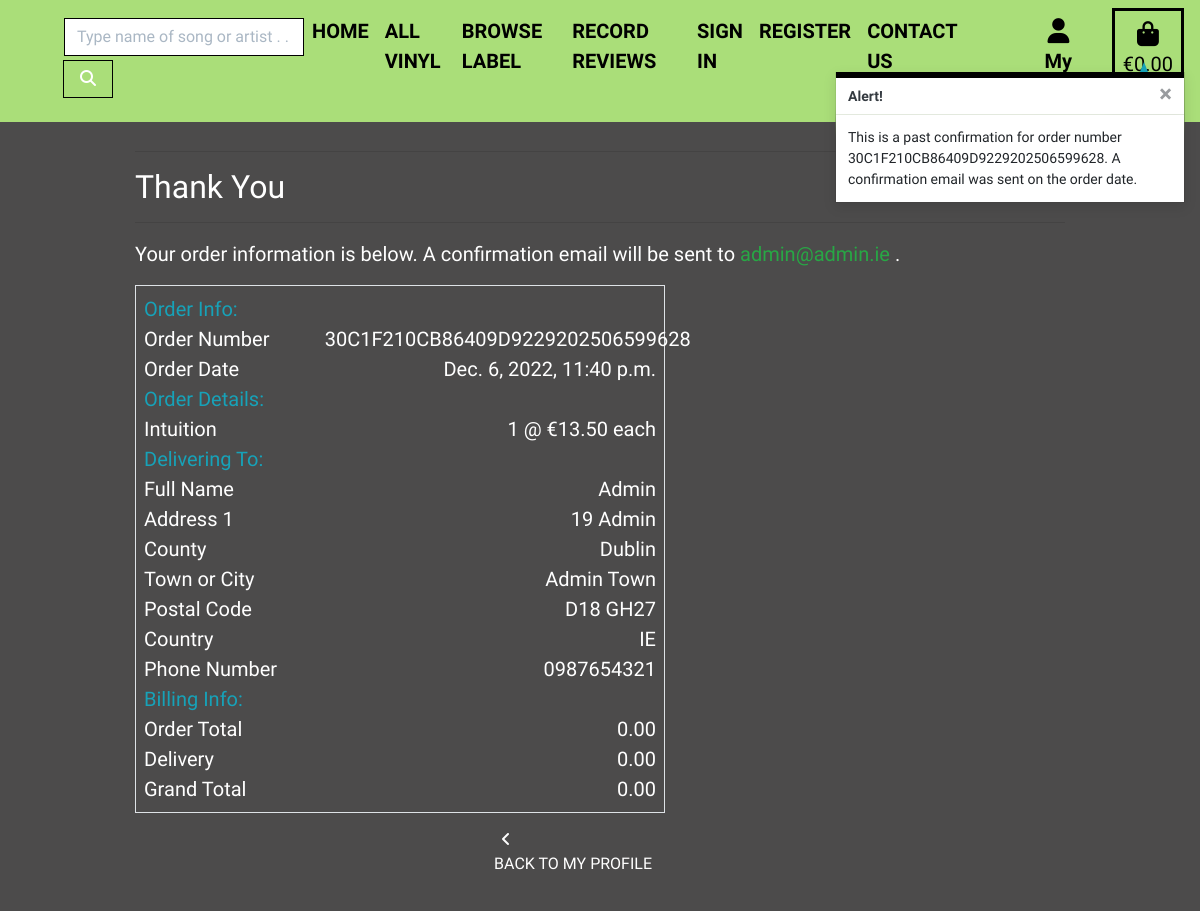
Page /profile/order_history/30C1F210CB86409D9229202506599628 on the earlier database version.
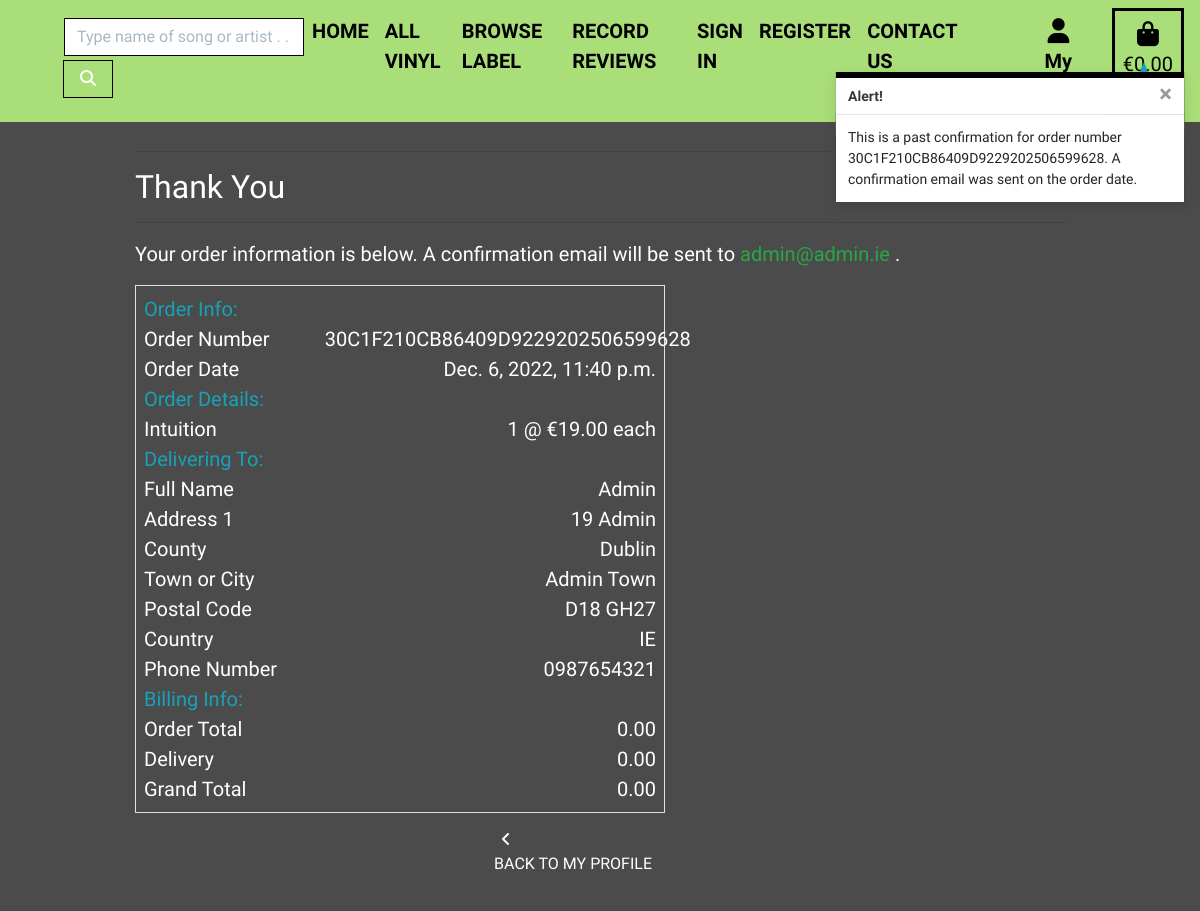
Same page on the later database version.
### checkout/models.py (models this page shows, shortened)
class ItemCheckout(models.Model):
    order = models.ForeignKey(
        Order, null=False, blank=False, on_delete=models.CASCADE,
        related_name='itemcheckout'
    )
    record = models.ForeignKey(
        Record, null=False, blank=False, on_delete=models.CASCADE
    )
    quantity = models.IntegerField(null=False, blank=False, default=0)
    item_total = models.DecimalField(
        max_digits=6, decimal_places=2, null=False, blank=False, editable=False
    )

### products/models.py (models this page shows, shortened)
class Record(models.Model):
    title = models.CharField(max_length=254)
    artist = models.CharField(max_length=254)
    producer = models.CharField(max_length=254, default="")
    label = models.ForeignKey(Label, on_delete=models.CASCADE)
    price = models.DecimalField(max_digits=4, decimal_places=2)
    track = models.CharField(
        max_length=500, null=False, blank=False, default=""
    )
    description = models.TextField(null=True, blank=True)
    image_url = models.URLField(max_length=1024, null=True, blank=True)
    image = models.ImageField(null=True, blank=True)

### profiles/views.py (the view)
def order_history(request, order_number):
    order = get_object_or_404(Order, order_number=order_number)
    messages.info(request, (
        f'This is a past confirmation for order number {order_number}. '
        'A confirmation email was sent on the order date.'
    ))
    template = 'checkout/checkout_success.html'
    context = {
        'order': order,
        'from_profile': True,
    }
    return render(request, template, context)

### basket/contexts.py (called while the page is built, shortened)
def basket_contents(request):
    basket_items = []
    total = 0
    record_count = 0
    basket = request.session.get('basket', {})
    delivery = total * Decimal(settings.DELIVERY_PERCENTAGE / 100)
    grand_total = total + delivery
    context = {
        'basket_items': basket_items,
        'total': total,
        'record_count': record_count,
        'delivery': delivery,
        'grand_total': grand_total,
    }
    return context

### checkout/templates/checkout/checkout_success.html (shortened to what the changed rows need)
{% extends "base.html" %}
{% load static %}
{% block extra_css %}
    <link rel="stylesheet" href="{% static 'checkout/css/checkout.css' %}">
{% endblock %}
{% block content %}
    <div class="container">
        <div class="row">
            <div class="col">
                <h2 class="font-weight-normal text-white">Thank You</h2>
            </div>
        </div>
        <div class="row">
            <div class="col-12 col-lg-7">
                <div class="order-confirmation-wrapper p-2 border">
                    {% for item in order.itemcheckout.all %}
                    <div class="row">
                        <div class="col-12 col-md-4">
                            <p class="mb-0 text-white font-weight-normal">
                                {{ item.record.title }}
                            </p>
                        </div>
                        <div class="col-12 col-md-8 text-md-right">
                            <p class="mb-0 text-white" text-white>{{ item.quantity }} @ €{{ item.record.price }} each</p>
                        </div>
                    </div>
                    {% endfor %}
                </div>
            </div>
        </div>
    </div>
{% endblock %}

Differences in the rows shown:
changed through a linked row, ItemCheckout "Intuition": record.price "13.50" → "19.00"
